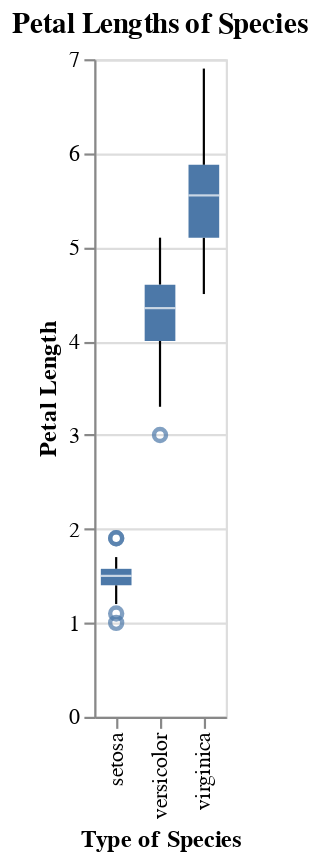

The cell this chart's notebook holds for it:
### Code cell
alt.Chart(iris, title = 'Petal Lengths of Species').mark_boxplot().encode(
      x = alt.X('Species', title = 'Type of Species'),
      y = alt.Y('PetalLength', title = 'Petal Length')
)

### Figure 1 — Vega-Lite specification as saved in the notebook (floating-point values rounded to 4 significant figures; data arrays with more than 128 entries replaced by an {"elided": "..."} marker saying what was removed)
{"config": {"view": {"continuousWidth": 400, "continuousHeight": 300}}, "data": {"name": "data-d1be07d90518734e6d08167a291c95a9"}, "mark": "boxplot", "encoding": {"x": {"field": "Species", "title": "Type of Species", "type": "nominal"}, "y": {"field": "PetalLength", "title": "Petal Length", "type": "quantitative"}}, "title": "Petal Lengths of Species", "$schema": "https://vega.github.io/schema/vega-lite/v4.17.0.json", "datasets": {"data-d1be07d90518734e6d08167a291c95a9": {"elided": "150 records"}}}
